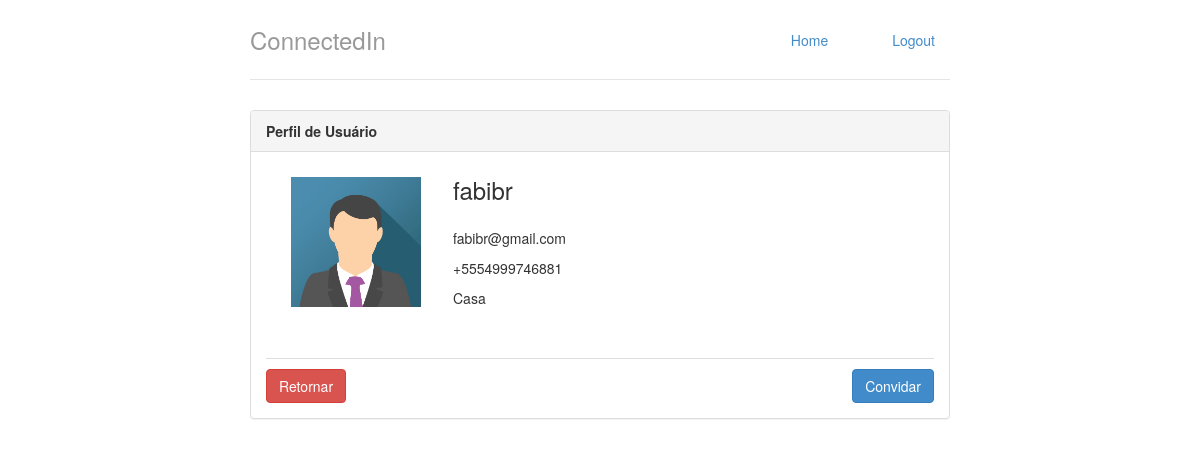
Screenshot of /perfis/2 with the database file from the repository.
### perfis/models.py (models this page shows, shortened)
class Perfil(models.Model):
    nome = models.CharField(max_length=80, null=False)
    telefone = models.CharField(max_length=25, null=True)
    nome_empresa = models.CharField(max_length=80, null=True)
    contatos = models.ManyToManyField('self')
    usuario = models.OneToOneField(User, related_name="perfil")
    @property
    def email(self):
        return self.usuario.email

### perfis/views.py (the view)
# urls.py: url(r'^perfis/(?P<perfil_id>\d+)$', views.exibir, name='exibir'),
def exibir(request, perfil_id):
	perfil = Perfil.objects.get(id = perfil_id)
	perfil_logado = get_perfil_logado(request)
	is_contato = perfil in perfil_logado.contatos.all()
	return render(request, 'perfil.html', { 'perfil' : perfil, 'is_contato' : is_contato })

### perfis/views.py (called while the page is built)
def get_perfil_logado(request):
	return Perfil.objects.get(id=1)

### perfis/templates/perfil.html
{% extends "base.html" %}
{% load staticfiles %}
{% block body %}
<div class="panel panel-default">
	<div class="panel-heading">
		<strong>Perfil de Usuário</strong>
	</div>
	<div class="panel-body">
		<div class="media" style="padding: 10px">
			<div class="media-left col-xs-3">
				<img src="{% static 'img/img_avatar.png' %}" class="media-object" style="width:130px">
			</div>
			<div class="media-body col-xs-9">
				<h3 class="media-heading">{{ perfil.nome }}</h3>
				<br>
				<p>{{ perfil.email }}</p>
				<p>{{ perfil.telefone }}</p>
				<p>{{ perfil.nome_empresa }}</p>
			</div>
		</div>
		<div class="panel-buttons">
			<div class="pull-left">
				<a href="{% url 'listar' %}" class="btn btn-danger">Retornar</a>
			</div>
			{% if is_contato %}
				<div class="pull-right">
					<div class="well well-sm">Vocês estão conectados</div>
				</div>
			{% else %}
				<div class="pull-right">
					<a href="{% url 'convidar' perfil.id %}" class="btn btn-primary">Convidar</a>
				</div>
			{% endif %}
		</div>
	</div>
</div>
{% endblock %}

### perfis/static/styles/main.css (style rules this page uses)
body { padding-top: 20px; padding-bottom: 20px; }
.panel-buttons { margin-top: 30px; border-top: 1px solid #DEDEDE; padding-top: 10px; }

### rows the page displays
Perfil: nome "fabibr", email "fabibr@gmail.com", telefone "+5554999746881", nome_empresa "Casa"
